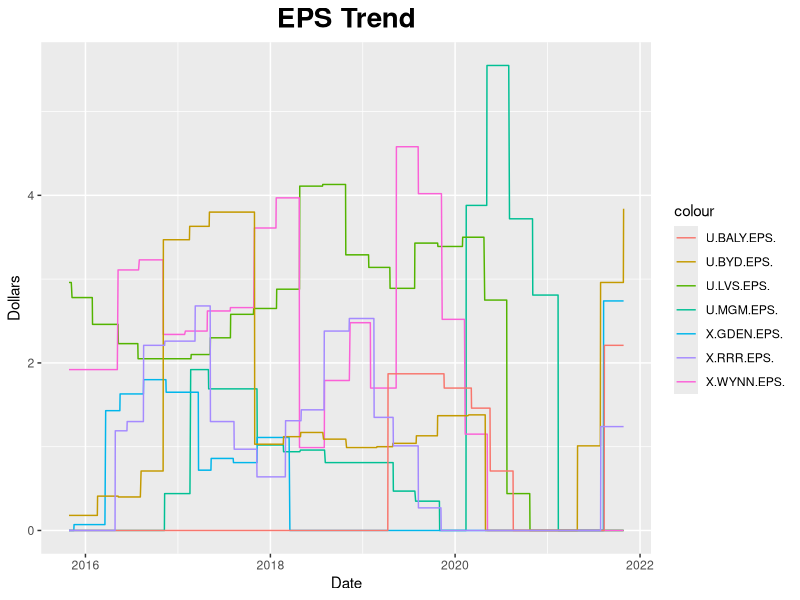

R code for this plot:
# List of required pacakges
required_pkgs <- c(
    "data.table", "ggplot2"
)

# Empty list to hold dependencies that are not isntalled
not_met_dependencies <- c()

# Check if required packages are installed
for (pkg in required_pkgs) {
    if (!(pkg %in% rownames(installed.packages()))) {
        not_met_dependencies <- c(not_met_dependencies, pkg)
    }
}

# Install missing packages
if (length(not_met_dependencies) != 0) {
    install.packages(not_met_dependencies)
}

# Load libraries
library("data.table")
library("ggplot2")

# Read the csv
data <- read.csv("./datasets/Casino_cleaned.csv", header = T)

# Convert it to a data frame
df <- as.data.frame(data)

# Grep EPS
eps <- df[, grep("(EPS)", colnames(df))]

# Bind the data col with the eps data
eps <- cbind(df[, 1], eps)

# Set the col name for the data
colnames(eps)[1] <- "date"

# Remove NAs
# eps <- na.omit(eps)

# Replace NAs with 0
eps[is.na(eps)] <- 0

# Format dates
eps_date <- as.Date(gsub("/", "-", eps$date, ), "%m-%d-%y")

# Remove the date column
eps <- eps[, -1]

# Colors to use
# line_colors <- rainbow(ncol(eps))

# Create base chart
chart <- ggplot(eps, aes(x = eps_date)) +
    ggtitle("EPS Trend") +
    theme(plot.title = element_text(size = 20, face = "bold", hjust = 0.5)) +
    xlab("Date") +
    ylab("Dollars")


# Add the data of each stock to the based chart
for (i in seq_len(ncol(eps))) {
    chart <- chart +
        geom_line(aes_(
            y = eps[, i],
            group = colnames(eps)[i],
            color = colnames(eps)[i],
        ))
}

print(chart)


# Write to CSV
write.csv(eps, "./datasets/eps.csv", row.names = F)
